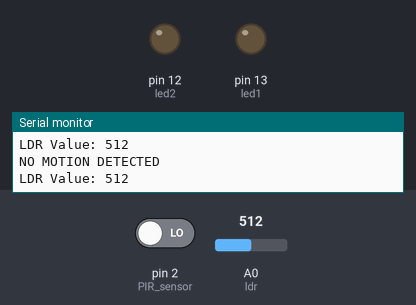
A sketch run on a simulated Arduino Uno, built with avr-gcc and run on an emulated ATmega328P. Shown: output pins drawn as LEDs (lit = HIGH), the last lines printed to the serial monitor. The inputs (shaded band) are chosen by the test bench; at power-on: pin 2 (PIR_sensor) LOW, A0 (ldr) = 512.

Above: at 1.2 s.
1.3 s: pin 2 (PIR_sensor) driven HIGH
At 2.1 s:
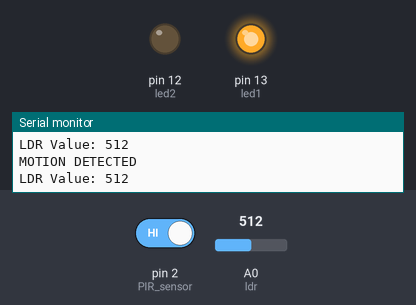
2.8 s: A0 (ldr) set to 209
4.3 s: A0 (ldr) set to 190
At 5.0 s:
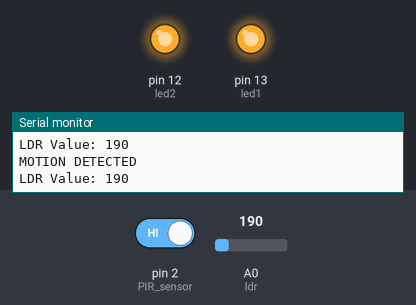
5.8 s: pin 2 (PIR_sensor) driven LOW
At 6.4 s:
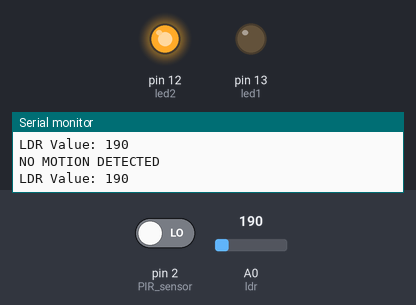
7.3 s: A0 (ldr) set to 210
At 7.8 s:
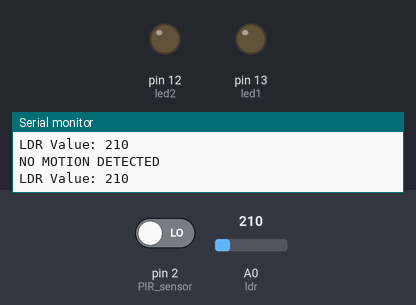
8.8 s: A0 (ldr) set to 122
At 9.3 s:
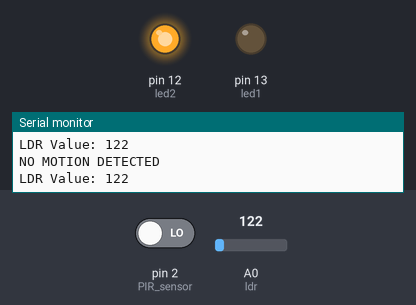
Timing chart, 0 to 11.3 s (numbered marks = the images above; inputs shaded):
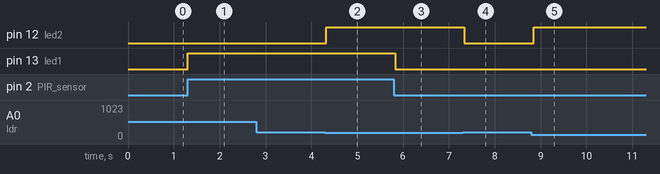

The sketch:

EMBEDDED-LAB1.ino
```cpp
const int led1 = 13;
const int led2 = 12;

const int PIR_sensor = 2;
const int ldr = A0;

const int THRESHOLD = 200;

int pirValue = 0;
int ldrValue = 0;

void setup()
{
  pinMode(led1, OUTPUT);
  pinMode(led2, OUTPUT);

  pinMode(PIR_sensor, INPUT);

  Serial.begin(9600);
}

void loop()
{
  // PIR SENSOR
  pirValue = digitalRead(PIR_sensor);

  if (pirValue == HIGH)
  {
    digitalWrite(led1, HIGH);
    Serial.println("MOTION DETECTED");
  }
  else
  {
    digitalWrite(led1, LOW);
    Serial.println("NO MOTION DETECTED");
  }

  // LDR SENSOR
  ldrValue = analogRead(ldr);

  Serial.print("LDR Value: ");
  Serial.println(ldrValue);

  // MOTION SENSED = LED2 ON and NO MOTION SENSED = LED2 OFF
  if (ldrValue > THRESHOLD)
  {
    digitalWrite(led2, LOW);
  }
  else
  {
    digitalWrite(led2, HIGH);
  }

  delay(100);
}
```

Measured:
- the behaviour switches between 201 and 200 on A0 (ldr) (found by bisection; images 1 and 2)
- after the input at 1.3 s, pin 13 (led1): LOW → HIGH at once
- after the input at 4.3 s, pin 12 (led2): LOW → HIGH at once
- after the input at 5.8 s, pin 13 (led1): HIGH → LOW at once
- after the input at 7.3 s, pin 12 (led2): HIGH → LOW at once
- after the input at 8.8 s, pin 12 (led2): LOW → HIGH after 0.05 s
